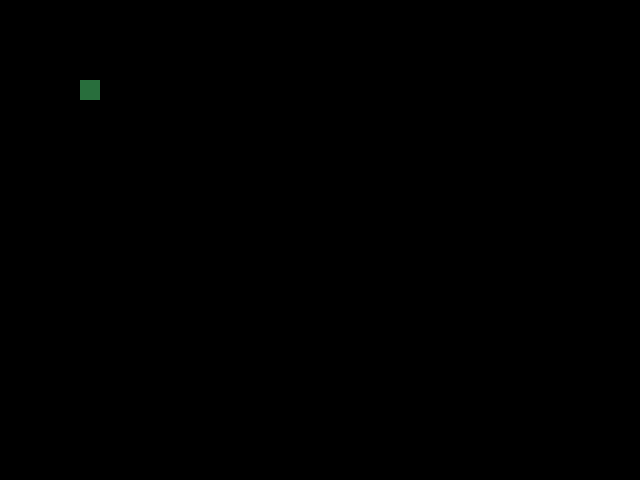
Frame 1 (no input)
Frame 60 (the mouse pressed at the canvas centre just before this capture): identical to frame 1, image omitted
Frame 120 (the mouse held since frame 60 and released just before this capture): identical to frame 1, image omitted

The Processing sketch that drew this single still picture (run headless with seeded random() and noise(); from frame 60 on, the mouse is pressed at the canvas centre):

// Processing sketch: game
// ── game.pde
Player player;

void setup() {
  size(640, 480);
  player = new Player(this);
}

void draw() {
  clear();
  background(0, 0, 0);
  player.draw();
}

void keyPressed() {
  player.handleKeys();
}
// ── Player.pde
class Player {
  PApplet p;
  int x;
  int y;
  int w;
  int h;
  int speed;

  public Player(PApplet p) {
    this.p = p;
    this.w = 20;
    this.h = w;
    this.x = w*4;
    this.y = h*4;
    this.speed = 1;
  }

  public void draw() {
    p.pushMatrix();
    p.pushStyle();
    p.noStroke();
    p.fill(40, 110, 60);
    p.rect(x, y, w, h);
    p.popStyle();
    p.popMatrix();
  }
  
  public void handleKeys() {
    if(keyCode == LEFT) {
      this.x -= this.w*this.speed;
    }
    if(keyCode == RIGHT) {
      this.x += this.w*this.speed;
    }
    if(keyCode == UP) {
      this.y -= this.h*this.speed;
    }
    if(keyCode == DOWN) {
      this.y += this.h*this.speed;
    }
  }
}
